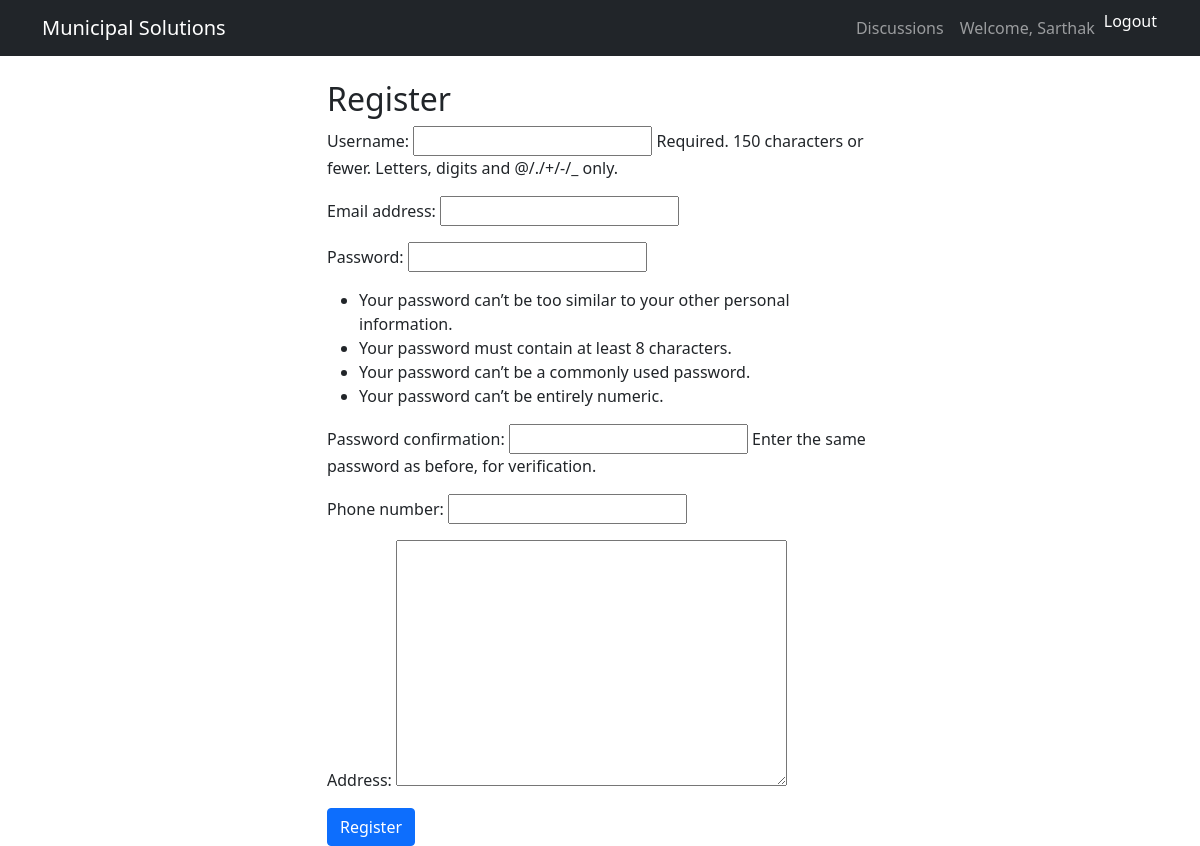
Page /register/ (signed in) on the earlier database version.
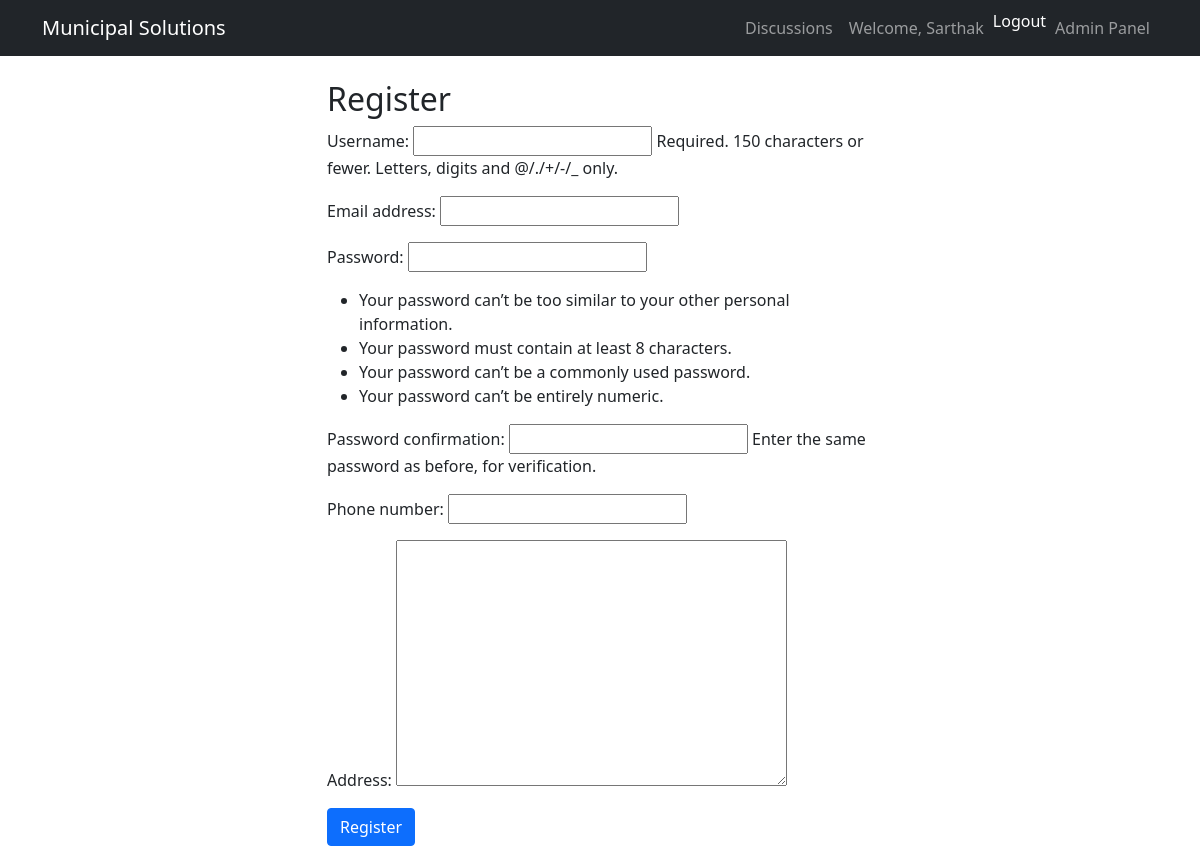
Same page on the later database version.
### accounts/views.py (the view)
# urls.py: path('register/', views.register, name='register'),
def register(request):
    if request.method == 'POST':
        form = CustomUserCreationForm(request.POST)
        if form.is_valid():
            user = form.save()
            login(request, user)
            return redirect('home')
    else:
        form = CustomUserCreationForm()
    return render(request, 'accounts/register.html', {'form': form})

### accounts/forms.py
class CustomUserCreationForm(UserCreationForm):
    class Meta:
        model = CustomUser
        fields = ('username', 'email', 'password1', 'password2', 'phone_number', 'address')

### templates/accounts/register.html (shortened to what this page needs)
{% extends 'base.html' %}
{% block content %}
<div class="row justify-content-center">
    <div class="col-md-6">
        <h2>Register</h2>
        <form method="post">
            {{ form.as_p }}
            <button type="submit" class="btn btn-primary">Register</button>
        </form>
    </div>
</div>
{% endblock %}

### templates/base.html (shortened to what this page needs)
<!DOCTYPE html>
<html>
<head>
    <link href="https://cdn.jsdelivr.net/npm/bootstrap@5.1.3/dist/css/bootstrap.min.css" rel="stylesheet">
</head>
<body>
    <nav class="navbar navbar-expand-lg navbar-dark bg-dark">
    <div class="container">
        <a class="navbar-brand" href="{% url 'home' %}">Municipal Solutions</a>
        <div class="navbar-nav">
            <a class="nav-link" href="{% url 'discussions' %}">Discussions</a>
            {% if user.is_authenticated %}
    <span class="nav-link">Welcome, {{ user.username }}</span>
    <form method="post" action="{% url 'logout' %}" style="display: inline;">
        <button type="submit" class="nav-link btn btn-link" style="padding: 0; color: white; text-decoration: none;">Logout</button>
    </form>
                {% if user.is_admin %}
                    <a class="nav-link" href="/admin/">Admin Panel</a>
                {% endif %}
            {% else %}
                <a class="nav-link" href="{% url 'login' %}">Login</a>
                <a class="nav-link" href="{% url 'register' %}">Register</a>
            {% endif %}
        </div>
    </div>
</nav>
    <div class="container mt-4">
        {% block content %}
        {% endblock %}
    </div>
</body>
</html>

Differences in the rows shown:
changed CustomUser "Sarthak": is_admin False → True (drawn)
Other differences:
text now shown: "Admin Panel"
